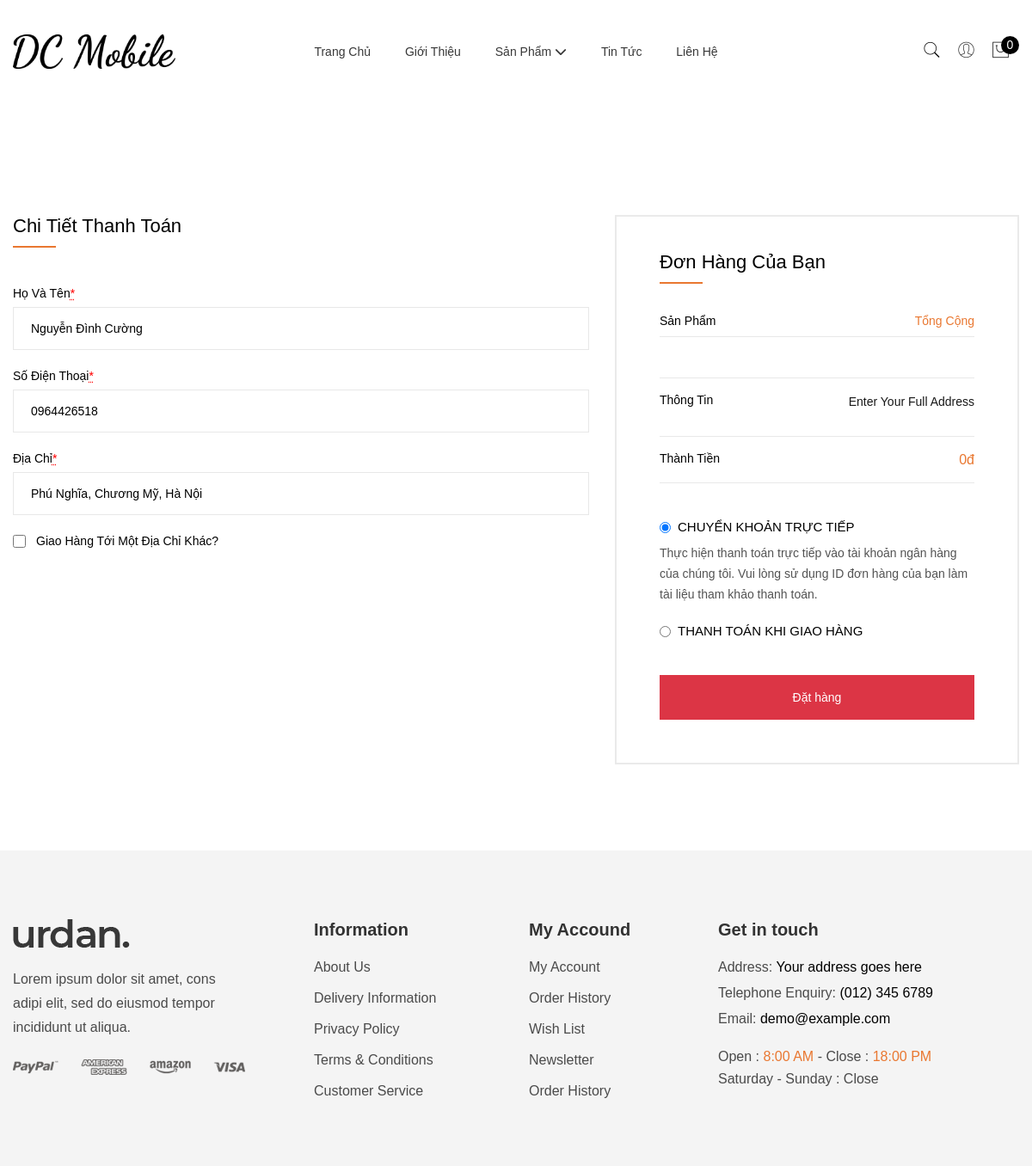
/controller/index.php?act=tieptucdathang (signed in), run on an earlier commit of the app's database.
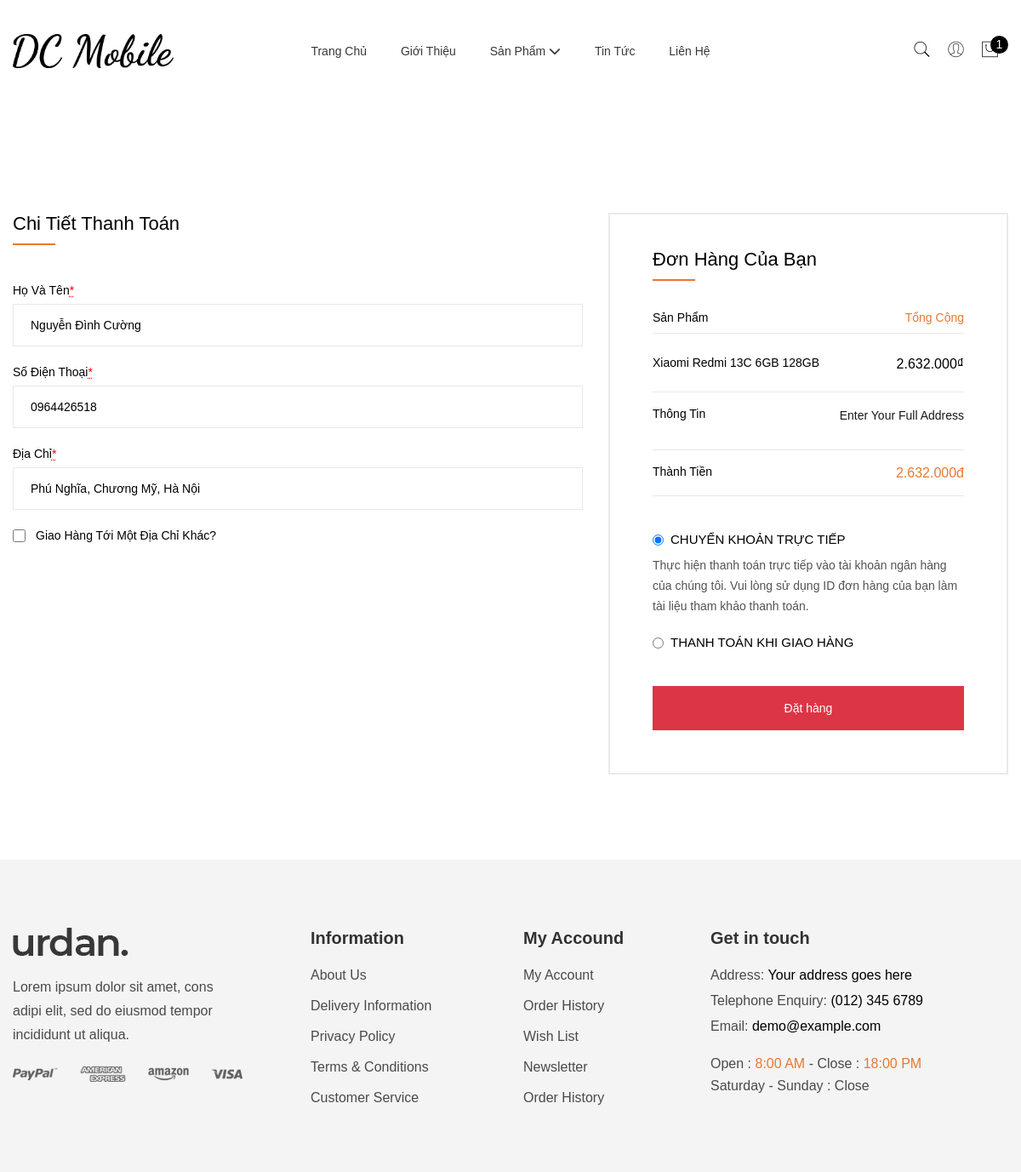
And on a later commit of the database.
### tables this page shows
CREATE TABLE `giohang` (
  `id` int(5) NOT NULL,
  `idtaikhoan` int(5) NOT NULL,
  `idsanpham` int(5) NOT NULL,
  `soluong` int(5) NOT NULL,
  `thanhtien` int(20) NOT NULL
);

CREATE TABLE `sanpham` (
  `id` int(5) NOT NULL,
  `iddm` int(5) NOT NULL,
  `tensp` varchar(255) NOT NULL,
  `giasp` int(20) NOT NULL DEFAULT 0,
  `giakm` int(20) NOT NULL,
  `image` varchar(255) DEFAULT NULL,
  `soluong` int(5) NOT NULL DEFAULT 0,
  `trangthai` tinyint(1) NOT NULL DEFAULT 0 COMMENT '0. còn hàng 1. hết hàng',
  `khuyenmai` int(10) NOT NULL DEFAULT 0,
  `mota` text DEFAULT NULL,
  `luotxem` int(20) NOT NULL DEFAULT 0
);

### model/pdo.php (called while the page is built, shortened)
<?php
function pdo_get_connection(){
    $servername = "localhost";
    $username = "root";
    $password = "";
    try {
        $conn = new PDO("mysql:host=$servername;dbname=du_an_1", $username, $password);
        $conn->setAttribute(PDO::ATTR_ERRMODE, PDO::ERRMODE_EXCEPTION);
        return $conn;
    } catch(PDOException $e) {
        echo "Connection failed: " . $e->getMessage();
    }
}
function pdo_query($sql){
    $sql_args=array_slice(func_get_args(),1);
    try{
        $conn=pdo_get_connection();
        $stmt=$conn->prepare($sql);
        $stmt->execute($sql_args);
        $rows=$stmt->fetchAll();
        return $rows;
    }
    catch(PDOException $e){
        throw $e;
    }
    finally{
        unset($conn);
    }
}
function pdo_query_one($sql){
    $sql_args=array_slice(func_get_args(),1);
    try{
        $conn=pdo_get_connection();
        $stmt=$conn->prepare($sql);
        $stmt->execute($sql_args);
        $row=$stmt->fetch(PDO::FETCH_ASSOC);
        return $row;
    }
    catch(PDOException $e){
        throw $e;
    }
    finally{
        unset($conn);
    }
}
?>

### model/donhang.php (called while the page is built, shortened)
<?php
    function load_all_giohang($idtaikhoan){
        $query="SELECT giohang.id, giohang.idtaikhoan, giohang.idsanpham, giohang.soluong, giohang.thanhtien,
        sanpham.id, sanpham.iddm, sanpham.tensp, sanpham.giasp, sanpham.giakm, sanpham.image, sanpham.soluong as soluongsp, sanpham.trangthai, sanpham.khuyenmai FROM giohang
        INNER JOIN sanpham ON giohang.idsanpham=sanpham.id WHERE idtaikhoan=".$idtaikhoan;
        return pdo_query($query);
    }
    function count_giohang($idtaikhoan){
        $query="SELECT COUNT(*) FROM giohang WHERE idtaikhoan=".$idtaikhoan;
        return pdo_query_one($query);
    }
?>

### view/cart/thongtindathang.php (the view, shortened to what the changed rows need)
<div class="checkout-main-area pb-100 pt-100">
    <div class="container">
        <div class="checkout-wrap pt-30">
            <form action="?act=tieptucdathang" method="post">
                <div class="row">
                    <div class="col-lg-7">
                        <div class="billing-info-wrap">
                            <h3>Chi tiết thanh toán</h3>
                            <div class="row">
                                <div class="col-lg-12">
                                    <div class="billing-info mb-20">
                                        <label>Họ và Tên<abbr class="required" title="required">*</abbr></label>
                                        <input type="text" name="hovaten" value="<?=$_SESSION['user']['hovaten']?>">
                                    </div>
                                </div>
                                <div class="col-lg-12">
                                    <div class="billing-info mb-20">
                                        <label>Số điện thoại<abbr class="required" title="required">*</abbr></label>
                                        <input type="text" name="sodienthoai" value="<?=$_SESSION['user']['sodienthoai']?>">
                                    </div>
                                </div>
                                <div class="col-lg-12">
                                    <div class="billing-info mb-20">
                                        <label>Địa chỉ<abbr class="required" title="required">*</abbr></label>
                                        <input type="text" name="diachi" value="<?=$_SESSION['user']['diachi']?>">
                                    </div>
                                </div>
                                <div class="checkout-account mt-25">
                                    <input class="checkout-toggle" type="checkbox" name="diachikhac" value="check">
                                    <span>Giao hàng tới một địa chỉ khác?</span>
                                </div>
                            </div>
                        </div>
                    </div>
                    <div class="col-lg-5">
                        <div class="your-order-area">
                            <h3>Đơn hàng của bạn</h3>
                            <div class="your-order-wrap gray-bg-4">
                                <div class="your-order-info-wrap">
                                    <div class="your-order-info">
                                        <ul>
                                            <li>Sản phẩm <span>Tổng cộng</span></li>
                                        </ul>
                                    </div>
                                    <div class="your-order-middle">
                                        <ul>
                                            <?php
                                            $tongthanhtoan=0;
                                            foreach ($listgh as $giohang) {
                                                extract($giohang);
                                                echo ' <li>'.$tensp.'<span>'.number_format($thanhtien, 0, ',', '.').'₫</span></li>';
                                                $tongthanhtoan+=$thanhtien;
                                            }
                                            ?>
                                        </ul>
                                    </div>
                                    <div class="your-order-info order-shipping">
                                        <ul>
                                            <li>Thông tin <p>Enter your full address </p>
                                            </li>
                                        </ul>
                                    </div>
                                    <div class="your-order-info order-total">
                                        <ul>
                                            <li>Thành tiền <span><?=number_format($tongthanhtoan, 0, ',', '.')?>đ</span></li>
                                        </ul>
                                    </div>
                                </div>
                                <div class="payment-method">
                                    <div class="pay-top sin-payment">
                                        <input id="payment_method_1" class="input-radio" type="radio" value="1" checked="checked" name="phuongthuctt">
                                        <label for="payment_method_1">CHUYỂN KHOẢN TRỰC TIẾP</label>
                                        <div class="payment-box payment_method_bacs">
                                            <p>Thực hiện thanh toán trực tiếp vào tài khoản ngân hàng của chúng tôi.
                                             Vui lòng sử dụng ID đơn hàng của bạn làm tài liệu tham khảo thanh toán.</p>
                                        </div>
                                    </div>
                                    <div class="pay-top sin-payment">
                                        <input id="payment-method-3" class="input-radio" type="radio" value="0" name="phuongthuctt">
                                        <label for="payment-method-3">THANH TOÁN KHI GIAO HÀNG</label>
                                    </div>
                                </div>
                            </div>
                            <div class="Place-order btn-hover">
                                <button type="submit" name="dathang" class="btn btn-danger" style="width:100%;">Đặt hàng</button>
                            </div>
                        </div>
                    </div>
                </div>
            </form>
        </div>
    </div>
</div>

### view/header.php (shortened to what the changed rows need)
<!DOCTYPE html>
<html lang="zxx">
<head>
    <link rel="stylesheet" href="../assets/giao_dien_home/assets/css/vendor/bootstrap.min.css" />
    <link rel="stylesheet" href="../assets/giao_dien_home/assets/css/vendor/pe-icon-7-stroke.css" />
    <link rel="stylesheet" href="../assets/giao_dien_home/assets/css/vendor/themify-icons.css" />
    <link rel="stylesheet" href="../assets/giao_dien_home/assets/css/vendor/font-awesome.min.css" />
    <link rel="stylesheet" href="../assets/giao_dien_home/assets/css/plugins/animate.css" />
    <link rel="stylesheet" href="../assets/giao_dien_home/assets/css/plugins/aos.css" />
    <link rel="stylesheet" href="../assets/giao_dien_home/assets/css/plugins/magnific-popup.css" />
    <link rel="stylesheet" href="../assets/giao_dien_home/assets/css/plugins/swiper.min.css" />
    <link rel="stylesheet" href="../assets/giao_dien_home/assets/css/plugins/jquery-ui.css" />
    <link rel="stylesheet" href="../assets/giao_dien_home/assets/css/plugins/nice-select.css" />
    <link rel="stylesheet" href="../assets/giao_dien_home/assets/css/plugins/select2.min.css" />
    <link rel="stylesheet" href="../assets/giao_dien_home/assets/css/plugins/easyzoom.css" />
    <link rel="stylesheet" href="../assets/giao_dien_home/assets/css/plugins/slinky.css" />
    <link rel="stylesheet" href="../assets/giao_dien_home/assets/css/style.css" />
    <link rel="stylesheet"
		href="https://cdnjs.cloudflare.com/ajax/libs/font-awesome/6.2.0/css/all.min.css">
</head>
<body>
    <div class="main-wrapper main-wrapper-2">
        <header class="header-area header-responsive-padding">
            <div class="header-bottom sticky-bar">
                <div class="container">
                    <div class="row align-items-center">
                        <div class="col-lg-3 col-md-6 col-6">
                            <div class="header-action-wrap">
                                <div class="header-action-style header-action-cart">
                                    <a class="cart-active" href="#"><i class="pe-7s-shopbag"></i>
                                        <?php
                                            if(isset($countgh)){
                                                echo '<span class="product-count bg-black">'.$countgh['COUNT(*)'].'</span>';
                                            }
                                        ?>
                                    </a>
                                </div>
                            </div>
                        </div>
                    </div>
                </div>
            </div>
        </header>

What changed in the data, as far as the page shows it:
added giohang: idsanpham.tensp "Xiaomi Redmi 13C 6GB 128GB", thanhtien "2.632.000"
Also different on the page:
$countgh['COUNT(*)']: "0" → "1"
$tongthanhtoan: "0" → "2.632.000"
